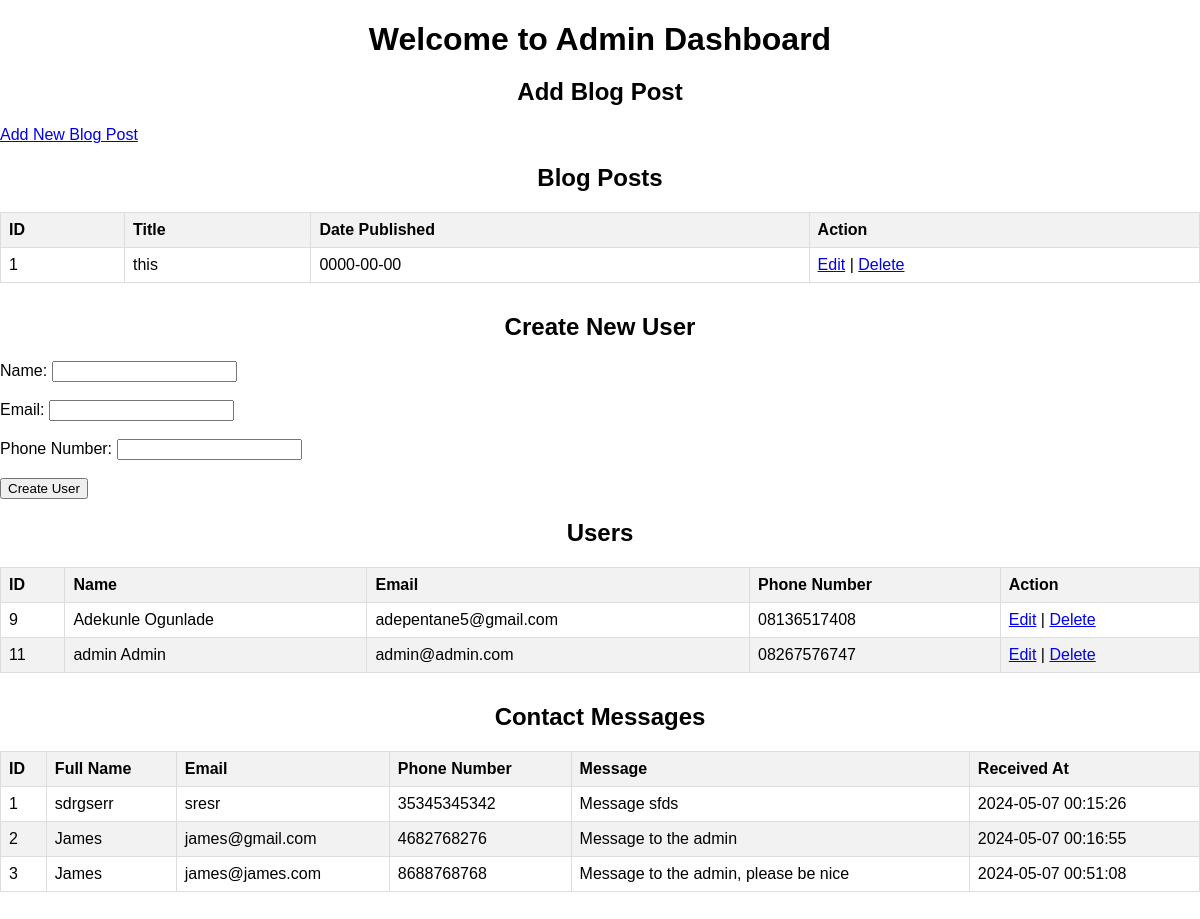
The app's page /admin_dashboard.php (signed in) with its own data.
### tables this page shows
CREATE TABLE `blogs` (
  `id` int(11) NOT NULL,
  `title` varchar(255) NOT NULL,
  `content` text NOT NULL,
  `created_at` timestamp NOT NULL DEFAULT current_timestamp(),
  `date_published` date DEFAULT NULL
);

CREATE TABLE `users` (
  `user_id` int(11) NOT NULL,
  `full_name` varchar(100) DEFAULT NULL,
  `email` varchar(100) DEFAULT NULL,
  `phone_number` varchar(20) DEFAULT NULL,
  `password` varchar(255) DEFAULT NULL,
  `role` enum('admin','customer') DEFAULT 'customer'
);

CREATE TABLE `contact_messages` (
  `id` int(11) NOT NULL,
  `full_name` varchar(255) NOT NULL,
  `email` varchar(255) NOT NULL,
  `phone_number` varchar(50) DEFAULT NULL,
  `message` text NOT NULL,
  `created_at` timestamp NOT NULL DEFAULT current_timestamp()
);

### admin_dashboard.php (the view, shortened to what this page needs)
<?php
include "db/db_connection.php";
$sql_users = "SELECT * FROM users";
$result_users = $conn->query($sql_users);
$sql_blog_posts = "SELECT * FROM blogs";
$result_blog_posts = $conn->query($sql_blog_posts);
$sql_contact_messages = "SELECT * FROM contact_messages";
$result_contact_messages = $conn->query($sql_contact_messages);
?>
<!DOCTYPE html>
<html lang="en">
<head>
</head>
<body>
    <h1>Welcome to Admin Dashboard</h1>
    <section>
        <h2>Add Blog Post</h2>
        <a href="add_blog.php">Add New Blog Post</a>
    </section>
    <section>
        <h2>Blog Posts</h2>
        <table>
            <thead>
                <tr>
                    <th>ID</th>
                    <th>Title</th>
                    <th>Date Published</th>
                    <th>Action</th>
                </tr>
            </thead>
            <tbody>
                <?php
                if ($result_blog_posts->num_rows > 0) {
                    while($row = $result_blog_posts->fetch_assoc()) {
                        echo "<tr><td>{$row['id']}</td><td>{$row['title']}</td><td>{$row['date_published']}</td>";
                        echo "<td><a href='edit_blog.php?id={$row['id']}'>Edit</a> | <a href='delete_blog.php?id={$row['id']}'>Delete</a></td></tr>";
                    }
                } else {
                    echo "<tr><td colspan='4' class='no-data'>No blog posts found</td></tr>";
                }
                ?>
            </tbody>
        </table>
    </section>
    <section>
        <h2>Create New User</h2>
        <form action="<?php echo htmlspecialchars($_SERVER["PHP_SELF"]); ?>" method="post">
            <label for="name">Name:</label>
            <input type="text" id="name" name="name" required><br><br>
            <label for="email">Email:</label>
            <input type="email" id="email" name="email" required><br><br>
            <label for="phone">Phone Number:</label>
            <input type="text" id="phone" name="phone" required><br><br>
            <button type="submit" name="create_user">Create User</button>
        </form>
    </section>
    <section>
        <h2>Users</h2>
        <table>
            <thead>
                <tr>
                    <th>ID</th>
                    <th>Name</th>
                    <th>Email</th>
                    <th>Phone Number</th>
                    <th>Action</th>
                </tr>
            </thead>
            <tbody>
                <?php
                if ($result_users->num_rows > 0) {
                    while($row = $result_users->fetch_assoc()) {
                        echo "<tr><td>{$row['user_id']}</td><td>{$row['full_name']}</td><td>{$row['email']}</td><td>{$row['phone_number']}</td>";
                        echo "<td><a href='edit_user.php?id={$row['user_id']}'>Edit</a> | <a href='delete_user.php?id={$row['user_id']}'>Delete</a></td></tr>";
                    }
                } else {
                    echo "<tr><td colspan='5' class='no-data'>No users found</td></tr>";
                }
                ?>
            </tbody>
        </table>
    </section>
    <section>
        <h2>Contact Messages</h2>
        <table>
            <thead>
                <tr>
                    <th>ID</th>
                    <th>Full Name</th>
                    <th>Email</th>
                    <th>Phone Number</th>
                    <th>Message</th>
                    <th>Received At</th>
                </tr>
            </thead>
            <tbody>
                <?php
                if ($result_contact_messages->num_rows > 0) {
                    while($row = $result_contact_messages->fetch_assoc()) {
                        echo "<tr><td>{$row['id']}</td><td>{$row['full_name']}</td><td>{$row['email']}</td>";
                        echo "<td>{$row['phone_number']}</td><td>{$row['message']}</td><td>{$row['created_at']}</td></tr>";
                    }
                } else {
                    echo "<tr><td colspan='6' class='no-data'>No contact messages found</td></tr>";
                }
                ?>
            </tbody>
        </table>
    </section>
</body>
</html>

### admin_dashboard.php (style rules this page uses)
body { font-family: Arial, sans-serif; margin: 0; padding: 0; }
h1, h2 { text-align: center; margin-bottom: 20px; }
table { width: 100%; border-collapse: collapse; margin-bottom: 30px; }
th, td { border: 1px solid #ddd; padding: 8px; text-align: left; }
th { background-color: #f2f2f2; }
tr:nth-child(even) { background-color: #f2f2f2; }

### records on screen
blogs: id "1", title "this", date_published "0000-00-00"
users: user_id "9", full_name "Adekunle Ogunlade", email "adepentane5@gmail.com", phone_number "08136517408"
users: user_id "11", full_name "admin Admin", email "admin@admin.com", phone_number "08267576747"
contact_messages: id "1", full_name "sdrgserr", email "sresr", phone_number "35345345342", message "Message sfds", created_at "2024-05-07 00:15:26"
contact_messages: id "2", full_name "James", email "james@gmail.com", phone_number "4682768276", message "Message to the admin", created_at "2024-05-07 00:16:55"
contact_messages: id "3", full_name "James", email "james@james.com", phone_number "8688768768", message "Message to the admin, please be nice", created_at "2024-05-07 00:51:08"
